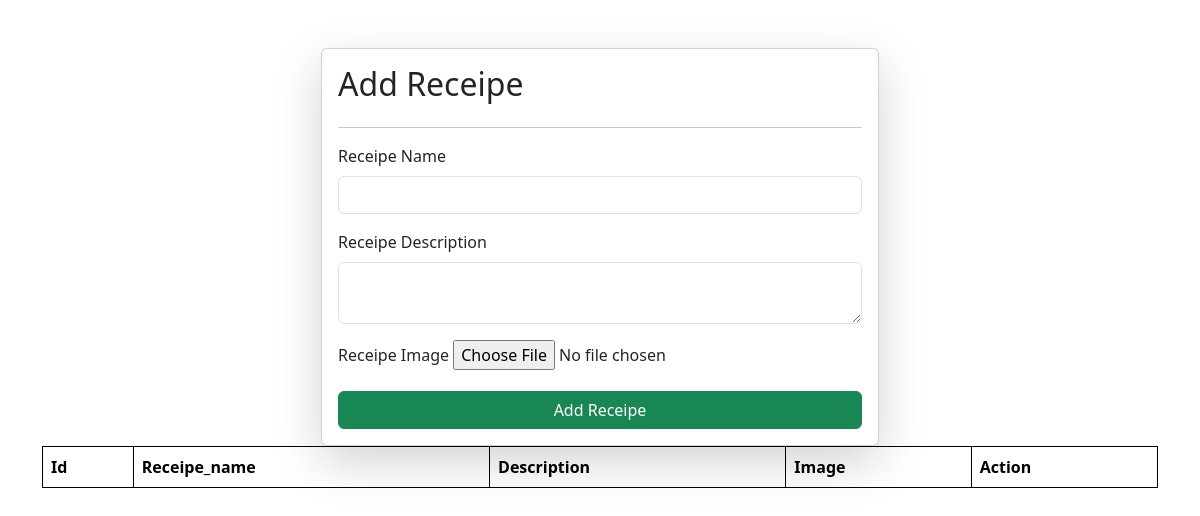
The app's page /receipes/, older data.
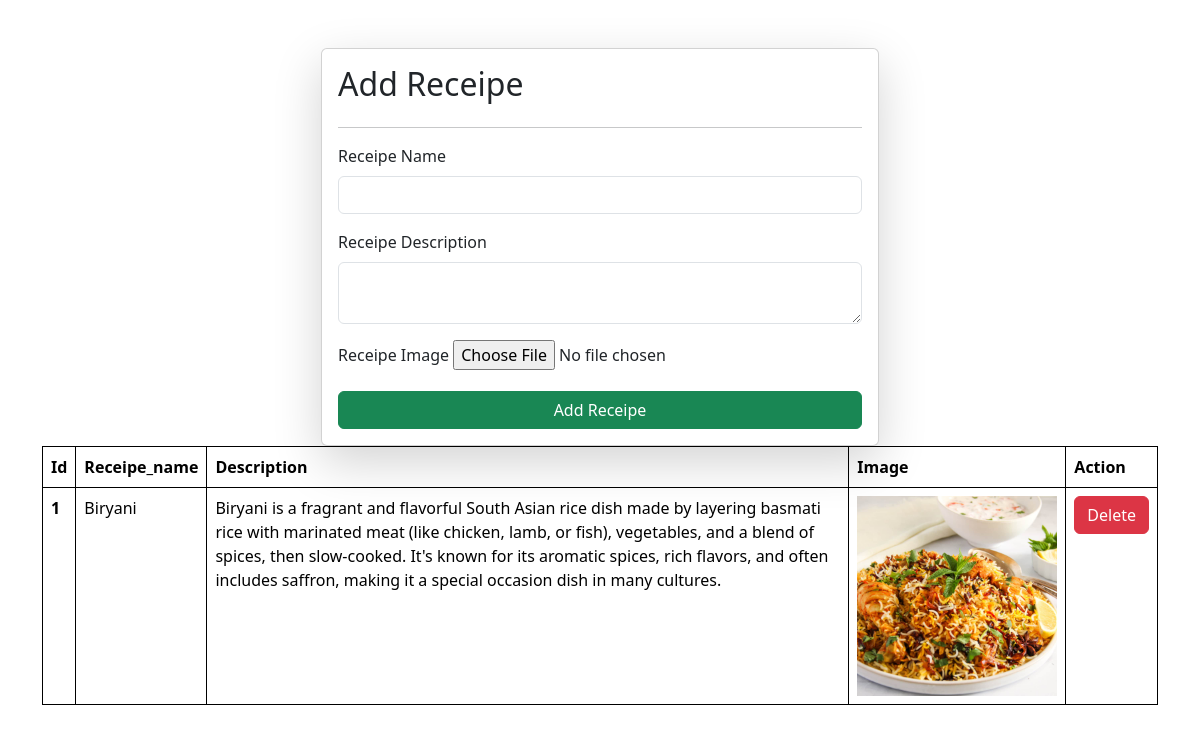
The same page, newer data.
### veges/models.py (models this page shows)
class Receipe(models.Model):
  receipe_name=models.CharField(max_length=100)
  description=models.TextField()
  image=models.ImageField(upload_to="receipe")

### veges/views.py (the view, shortened to what this page needs)
# urls.py: path('receipes/', receipes,name="receipes"),
def receipes(request):
  queryset= Receipe.objects.all() #Fetch all data from backend
  context={'receipes':queryset}
  return render(request,"receipe.html",context)

### veges/Templates/receipe.html (shortened to what this page needs)
{% extends "base.html" %}
{% block start %}
<div class="container mt-5">
  <form class="col-6 mx-auto card p-3 shadow-lg" method="post" enctype="multipart/form-data">
  <h2>Add Receipe</h2>
  <hr>
  <div class="mb-3">
    <label for="exampleInputEmail1" class="form-label">Receipe Name</label>
    <input name="receipe_name" type="text" class="form-control" required>
  </div>
  <div class="mb-3">
    <label for="exampleInputPassword1" class="form-label">Receipe Description</label>
    <textarea name="description" class="form-control" required></textarea>
  </div>
  <div class="mb-3">
    <label for="exampleInputPassword1" class="form-label">Receipe Image</label>
    <input name="image" type="file" required>
  </div>
  <button type="submit" class="btn btn-success">Add Receipe</button>
</form>
 <table class="table">
  <thead>
    <tr>
      <th scope="col">Id</th>
      <th scope="col">Receipe_name</th>
      <th scope="col">Description</th>
      <th scope="col">Image</th>
      <th scope="col">Action</th>
    </tr>
  </thead>
  <tbody>
    {% for receipe in receipes %}
    <tr>
      <th scope="row">{{forloop.counter}}</th>
      <td>{{ receipe.receipe_name }}</td>
      <td>{{ receipe.description }}</td>
      <td>
        <img src="/media/{{ receipe.image }}" style="height:200px">
      </td>
      <td>
       <a href="{% url 'delete_receipe' receipe.id %}" class="btn btn-danger">Delete</a>
      </td>
    </tr>
    {% endfor %}
  </tbody>
</table>
</div>
{% endblock %}

### home/Templates/base.html (shortened to what this page needs)
<!DOCTYPE html>
<html lang="en">
<head>
      <link href="https://cdn.jsdelivr.net/npm/bootstrap@5.3.7/dist/css/bootstrap.min.css" rel="stylesheet">
</head>
<body>
{% block start%}
{% endblock %}
</body>
</html>

### home/Templates/base.html (style rules this page uses)
table, th, td { border: 1px solid; }

Row changes from the older to the newer data that the page shows:
added Receipe: receipe_name "Biryani", description "Biryani is a fragrant and flavorful South Asian rice dish made by layering basmati rice with marinated meat (like chicken, lamb, or fish), vegetables, and a blend of spices, then slow-cooked. It's known for its aromatic spices, rich flavors, and often includes saffron, making it a special occasion dish in many cultures.", image (picture)
